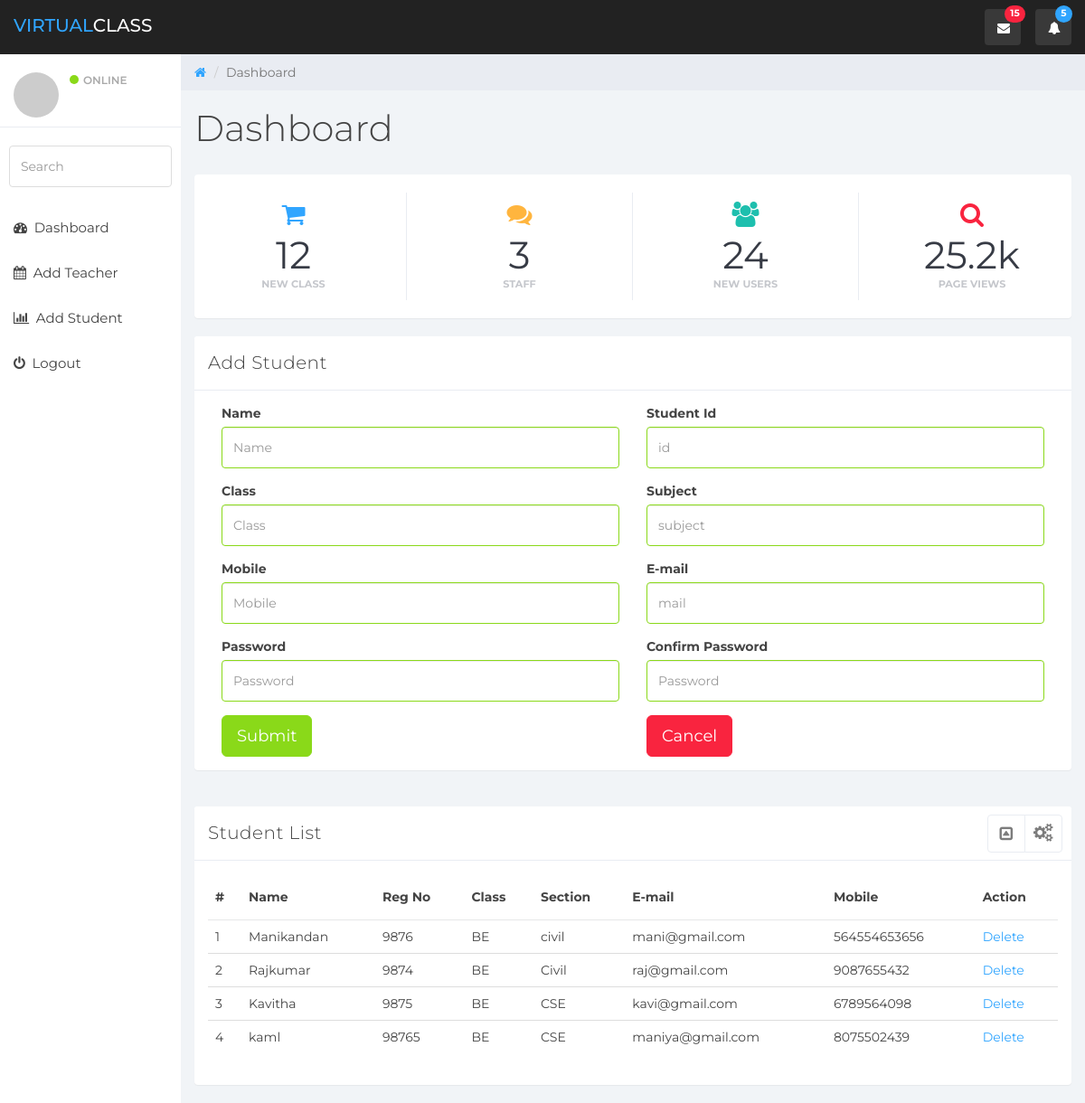
The page /admin/student.php on the database its author committed.
### tables this page shows
CREATE TABLE `student_details` (
  `id` int(11) NOT NULL,
  `name` varchar(30) NOT NULL,
  `regno` int(15) NOT NULL,
  `class` varchar(15) NOT NULL,
  `section` varchar(15) NOT NULL,
  `email` varchar(30) NOT NULL,
  `mobile` varchar(30) NOT NULL,
  `password` varchar(50) NOT NULL,
  `confirmpassword` varchar(50) NOT NULL,
  `status` tinyint(11) NOT NULL
);

### admin/student.php (the view, shortened to what this page needs)
<?php
include_once('db/dpconfig.php');
?>
<!DOCTYPE html>
<html>
<head>
<?php include_once "function/css_js.php" ?>
</head>
<body>
<?php include_once "sidebar.php" ?>
	<div class="col-sm-9 col-sm-offset-3 col-lg-10 col-lg-offset-2 main">
		<div class="row">
			<ol class="breadcrumb">
				<li><a href="#">
					<em class="fa fa-home"></em>
				</a></li>
				<li class="active">Dashboard</li>
			</ol>
		</div>
		<div class="row">
			<div class="col-lg-12">
				<h1 class="page-header">Dashboard</h1>
			</div>
		</div>
		<div class="panel panel-container">
			<div class="row">
				<div class="col-xs-6 col-md-3 col-lg-3 no-padding">
					<div class="panel panel-teal panel-widget border-right">
						<div class="row no-padding"><em class="fa fa-xl fa-shopping-cart color-blue"></em>
							<div class="large">12</div>
							<div class="text-muted">New class</div>
						</div>
					</div>
				</div>
				<div class="col-xs-6 col-md-3 col-lg-3 no-padding">
					<div class="panel panel-blue panel-widget border-right">
						<div class="row no-padding"><em class="fa fa-xl fa-comments color-orange"></em>
							<div class="large">3</div>
							<div class="text-muted">staff</div>
						</div>
					</div>
				</div>
				<div class="col-xs-6 col-md-3 col-lg-3 no-padding">
					<div class="panel panel-orange panel-widget border-right">
						<div class="row no-padding"><em class="fa fa-xl fa-users color-teal"></em>
							<div class="large">24</div>
							<div class="text-muted">New Users</div>
						</div>
					</div>
				</div>
				<div class="col-xs-6 col-md-3 col-lg-3 no-padding">
					<div class="panel panel-red panel-widget ">
						<div class="row no-padding"><em class="fa fa-xl fa-search color-red"></em>
							<div class="large">25.2k</div>
							<div class="text-muted">Page Views</div>
						</div>
					</div>
				</div>
			</div>
		</div>
		<div class="panel panel-default">
					<div class="panel-heading">Add Student</div>
					<div class="panel-body">
					<form role="form" method="post" action="function/teacher.php">
						<div class="col-md-6">
							<div class="form-group has-success">
								<label>Name</label>
								<input class="form-control" type="text"  placeholder="Name"  name="name">
							</div>
							<div class="form-group has-success">
								<label>Class</label>
								<input class="form-control" type="text"  placeholder="Class" name="sclass">
							</div>
							<div class="form-group has-success">
								<label>Mobile</label>
								<input class="form-control" type="text" placeholder="Mobile" name="mobile">
							</div>
							<div class="form-group has-success">
								<label>Password</label>
								<input class="form-control" type="password" placeholder="Password" name="password">
							</div>
							<input type="submit" class="btn btn-lg btn-success" value="Submit">
						</div>
						<div class="col-md-6">
							<div class="form-group has-success">
								<label>Student Id</label>
								<input class="form-control" type="text"  placeholder="id" name="regno">
							</div>
							<div class="form-group has-success">
								<label>Subject</label>
								<input class="form-control" type="text"  placeholder="subject" name="section">
							</div>
							<div class="form-group has-success">
								<label>E-mail</label>
								<input class="form-control" type="email" placeholder="mail" name="email">
							</div>
							<div class="form-group has-success">
								<label>Confirm Password</label>
								<input class="form-control" type="password" placeholder="Password" name="confirmpassword">
							</div>
								<button type="button" class="btn btn-lg btn-danger">Cancel</button>
					    </div>
							</form>
						</div>
					</div>
					<br>
		<div class="row">
			<div class="col-md-12">
				<div class="panel panel-default">
					<div class="panel-heading">
						Student  List
						<ul class="pull-right panel-settings panel-button-tab-right">
							<li class="dropdown"><a class="pull-right dropdown-toggle" data-toggle="dropdown" href="#">
								<em class="fa fa-cogs"></em>
							</a>
							</li>
						</ul>
						<span class="pull-right clickable panel-toggle panel-button-tab-left"><em class="fa fa-toggle-up"></em></span></div>
					<div class="panel-body">
					<table class="table table-hover" id="myTable">
                         <thead>
                            <tr>
                              <th>#</th>
                              <th>Name</th>
                              <th>Reg No</th>
                              <th>Class</th>
                              <th>Section</th>
                              <th>E-mail</th>
                              <th>Mobile</th>
                              <th>Action</td>
                            </tr>
                        </thead>
                            <tbody>
                            <?php
                                $sql = "SELECT *  FROM student_details WHERE status='1'";
                                $result = $conn->query($sql);
                                if ($result->num_rows > 0) {
                                    while($row    = $result->fetch_assoc()) {
                                        $id                  = $row["id"];
                                        $Name                = $row["name"];
                                        $regno               = $row["regno"];
                                        $class               = $row["class"];
                                        $section             = $row["section"];
                                        $parent_email        = $row["email"];
                                        $parent_contact_no   = $row["mobile"];
                                    ?>
                                        <tr>
                                            <td><?php echo $id;?></td>
                                            <td><?php echo $Name;?></td>
                                            <td><?php echo $regno;?></td>
                                            <td><?php echo $class;?></td>
                                            <td><?php echo $section;?></td>
                                            <td><?php echo $parent_email;?></td>
                                            <td><?php echo $parent_contact_no;?></td>
                                            <td> <a href="function/removestudent.php?remove=<?php echo $id;?>">Delete</a></td>
                                        </tr>
                                <?php
                                    }
                                }
                             ?>
                            </tbody>
                        </table>
					</div>
				</div>
			</div>
		</div>
	</div>
</body>
</html>

### admin/function/css_js.php (shortened to what this page needs)
   <link href="assets/css/bootstrap.min.css" rel="stylesheet">
<link href="assets/css/font-awesome.min.css" rel="stylesheet">
<link href="assets/css/datepicker3.css" rel="stylesheet">
   <link href="assets/css/styles.css" rel="stylesheet">

### admin/sidebar.php (shortened to what this page needs)
<nav class="navbar navbar-custom navbar-fixed-top" role="navigation">
		<div class="container-fluid">
			<div class="navbar-header">
				<a class="navbar-brand" href="#"><span>Virtual</span>Class</a>
				<ul class="nav navbar-top-links navbar-right">
					<li class="dropdown"><a class="dropdown-toggle count-info" data-toggle="dropdown" href="#">
						<em class="fa fa-envelope"></em><span class="label label-danger">15</span>
					</a>
					</li>
					<li class="dropdown"><a class="dropdown-toggle count-info" data-toggle="dropdown" href="#">
						<em class="fa fa-bell"></em><span class="label label-info">5</span>
					</a>
					</li>
				</ul>
			</div>
		</div>
	</nav>
	<div id="sidebar-collapse" class="col-sm-3 col-lg-2 sidebar">
		<div class="profile-sidebar">
			<div class="profile-userpic">
				<img src="http://placehold.it/50/30a5ff/fff" class="img-responsive" alt="">
			</div>
			<div class="profile-usertitle">
				<div class="profile-usertitle-status"><span class="indicator label-success"></span>Online</div>
			</div>
		</div>
		<form role="search">
			<div class="form-group">
				<input type="text" class="form-control" placeholder="Search">
			</div>
		</form>
		<ul class="nav menu">
			<li><a href="dashbord.php"><em class="fa fa-dashboard">&nbsp;</em> Dashboard</a></li>
			<li><a href="user.php"><em class="fa fa-calendar">&nbsp;</em> Add Teacher</a></li>
			<li><a href="student.php"><em class="fa fa-bar-chart">&nbsp;</em> Add Student</a></li>
			<li><a href="../index.html"><em class="fa fa-power-off">&nbsp;</em> Logout</a></li>
		</ul>
	</div>

### rows shown on the page
student_details: id "1", name "Manikandan", regno "9876", class "BE", section "civil", email "mani@gmail.com", mobile "564554653656"
student_details: id "2", name "Rajkumar", regno "9874", class "BE", section "Civil", email "raj@gmail.com", mobile "9087655432"
student_details: id "3", name "Kavitha", regno "9875", class "BE", section "CSE", email "kavi@gmail.com", mobile "6789564098"
student_details: id "4", name "kaml", regno "98765", class "BE", section "CSE", email "maniya@gmail.com", mobile "8075502439"
